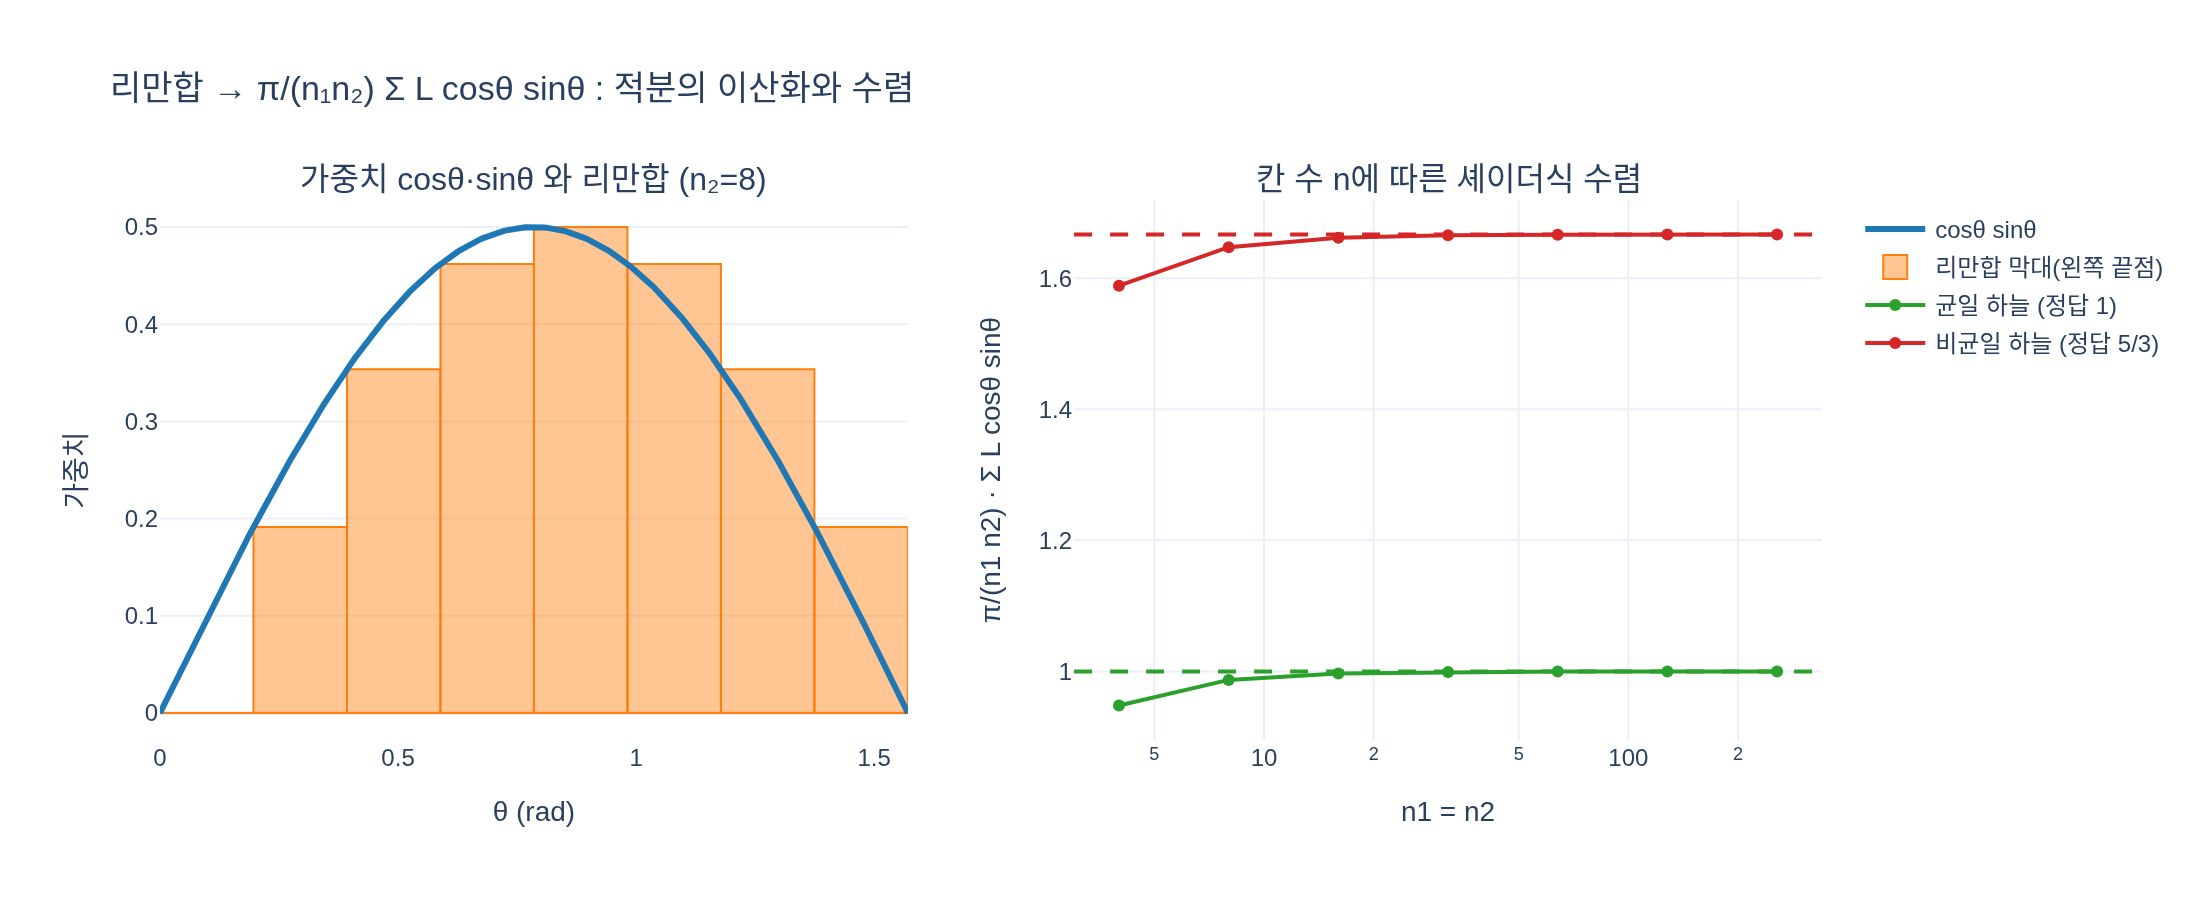

Python code for this plot:
# %% [markdown]
# # 리만합으로 바꾼 Irradiance 계산식 검증
#
# 목표식:
# $$\frac{1}{\pi}\int_{0}^{2\pi}\!\!\int_{0}^{\pi/2} L(\theta,\phi)\cos\theta\sin\theta\,d\theta\,d\phi
# \;\approx\;\frac{1}{\pi}\frac{2\pi}{n_1}\frac{\pi/2}{n_2}\sum\sum L\cos\theta\sin\theta
# \;=\;\frac{\pi}{n_1 n_2}\sum_{\phi}^{n_1}\sum_{\theta}^{n_2} L\cos\theta\sin\theta$$
#
# 단계별로 (1) 상수 정리, (2) 균일 하늘($L\equiv1$)에서 수렴, (3) 비균일 하늘에서 셰이더식 vs 정밀적분, (4) 시각화.

# %%
# 필요 패키지: numpy, plotly, kaleido
import numpy as np
import plotly.graph_objects as go
from pathlib import Path

def _show(fig):
    try:
        from IPython import get_ipython
        if get_ipython() is not None:  # VSCode 셀/Jupyter에서만 렌더링
            fig.show()
    except ImportError:
        pass

OUT_DIR = Path(__file__).resolve().parent if "__file__" in globals() else Path(".")

# %% [markdown]
# ## 1. 상수 정리: $\frac{1}{\pi}\cdot\frac{2\pi}{n_1}\cdot\frac{\pi/2}{n_2} = \frac{\pi}{n_1 n_2}$ 인지 수치로 확인

# %%
for n1, n2 in [(10, 5), (64, 32), (251, 63)]:
    lhs = (1 / np.pi) * (2 * np.pi / n1) * ((np.pi / 2) / n2)
    rhs = np.pi / (n1 * n2)
    print(f"n1={n1:4d} n2={n2:3d}  lhs={lhs:.10f}  rhs={rhs:.10f}  same={np.isclose(lhs, rhs)}")
# 출력: n1=  10 n2=  5  lhs=0.0628318531  rhs=0.0628318531  same=True
# 출력: n1=  64 n2= 32  lhs=0.0015339808  rhs=0.0015339808  same=True
# 출력: n1= 251 n2= 63  lhs=0.0001986715  rhs=0.0001986715  same=True

# %% [markdown]
# ## 2. 셰이더식 구현
# 원문 HLSL과 같은 구조: 두 반복문으로 $L\cos\theta\sin\theta$를 누적하고, 마지막에 `PI * sum / numSample`.

# %%
def shader_irradiance(L, n1, n2):
    """L(theta, phi) -> 밝기. 리만합(왼쪽 끝점) 방식으로 셰이더식을 계산."""
    phis = np.arange(n1) * (2 * np.pi / n1)
    thetas = np.arange(n2) * ((np.pi / 2) / n2)
    TH, PH = np.meshgrid(thetas, phis, indexing="ij")
    acc = np.sum(L(TH, PH) * np.cos(TH) * np.sin(TH))
    num_sample = n1 * n2
    return np.pi * acc / num_sample

# 균일 하늘 L≡1: 해석적 정답은 (1/π)·2π·(1/2) = 1
L_uniform = lambda th, ph: np.ones_like(th)
for n in [4, 16, 64, 256]:
    print(f"n1=n2={n:4d}  shader={shader_irradiance(L_uniform, n, n):.6f}  exact=1.000000")
# 출력: n1=n2=   4  shader=0.948059  exact=1.000000
# 출력: n1=n2=  16  shader=0.996785  exact=1.000000
# 출력: n1=n2=  64  shader=0.999799  exact=1.000000
# 출력: n1=n2= 256  shader=0.999987  exact=1.000000

# %% [markdown]
# 칸 수를 키우면 1로 수렴한다. 오차는 $\theta$ 방향의 리만합 오차이며, $\phi$ 방향은 피적분함수가
# $\phi$에 무관하므로 오차가 없다. 가중치 $\cos\theta\sin\theta$가 양 끝($0,\pi/2$)에서 모두 0이라
# 왼쪽 끝점 합이 사다리꼴 규칙과 같아져 오차가 $O(1/n_2^2)$로 빠르게 줄어든다.

# %% [markdown]
# ## 3. 비균일 하늘: 위쪽이 밝은 하늘 $L = 1 + \cos\theta + 0.5\sin\theta\cos\phi$
# 정밀한 참값은 $\theta,\phi$ 각각 5000칸의 중점 규칙으로 계산해 비교.

# %%
L_sky = lambda th, ph: 1.0 + np.cos(th) + 0.5 * np.sin(th) * np.cos(ph)

def midpoint_reference(L, n=5000):
    dphi, dth = 2 * np.pi / n, (np.pi / 2) / n
    phis = (np.arange(n) + 0.5) * dphi
    thetas = (np.arange(n) + 0.5) * dth
    TH, PH = np.meshgrid(thetas, phis, indexing="ij")
    return (1 / np.pi) * np.sum(L(TH, PH) * np.cos(TH) * np.sin(TH)) * dth * dphi

ref = midpoint_reference(L_sky)
print(f"reference = {ref:.6f}   (해석값: 1 + 2/3 = {1 + 2/3:.6f})")
ns = [4, 8, 16, 32, 64, 128, 256]
errs = []
for n in ns:
    v = shader_irradiance(L_sky, n, n)
    errs.append(abs(v - ref))
    print(f"n1=n2={n:4d}  shader={v:.6f}  abs_err={errs[-1]:.2e}")
# 출력: reference = 1.666667   (해석값: 1 + 2/3 = 1.666667)
# 출력: n1=n2=   4  shader=1.588546  abs_err=7.81e-02
# 출력: n1=n2=   8  shader=1.647328  abs_err=1.93e-02
# 출력: n1=n2=  16  shader=1.661844  abs_err=4.82e-03
# 출력: n1=n2=  32  shader=1.665462  abs_err=1.21e-03
# 출력: n1=n2=  64  shader=1.666365  abs_err=3.01e-04
# 출력: n1=n2= 128  shader=1.666591  abs_err=7.53e-05
# 출력: n1=n2= 256  shader=1.666648  abs_err=1.88e-05

# %% [markdown]
# 오차가 $n$이 2배가 될 때마다 약 1/4로 줄어 $O(1/n^2)$ 수렴을 보인다. 원문 셰이더의
# `SampleDelta = 0.025`는 $n_1\approx251,\ n_2\approx63$에 해당한다.

# %% [markdown]
# ## 4. 시각화
# 왼쪽: 피적분함수의 가중치 $\cos\theta\sin\theta$ 와 리만합 막대(왼쪽 끝점, $n_2=8$).
# 오른쪽: 균일/비균일 하늘에서 칸 수에 따른 수렴.

# %%
from plotly.subplots import make_subplots

fig = make_subplots(rows=1, cols=2,
                    subplot_titles=("가중치 cosθ·sinθ 와 리만합 (n₂=8)",
                                    "칸 수 n에 따른 셰이더식 수렴"))
th_fine = np.linspace(0, np.pi / 2, 400)
fig.add_trace(go.Scatter(x=th_fine, y=np.cos(th_fine) * np.sin(th_fine), mode="lines",
                         name="cosθ sinθ", line=dict(color="#1f77b4", width=3)), row=1, col=1)
n2 = 8
dth = (np.pi / 2) / n2
th_left = np.arange(n2) * dth
fig.add_trace(go.Bar(x=th_left + dth / 2, y=np.cos(th_left) * np.sin(th_left), width=dth,
                     name="리만합 막대(왼쪽 끝점)", marker=dict(color="rgba(255,127,14,0.45)",
                     line=dict(color="#ff7f0e", width=1))), row=1, col=1)

vals_uniform = [shader_irradiance(L_uniform, n, n) for n in ns]
vals_sky = [shader_irradiance(L_sky, n, n) for n in ns]
fig.add_trace(go.Scatter(x=ns, y=vals_uniform, mode="lines+markers", name="균일 하늘 (정답 1)",
                         line=dict(color="#2ca02c")), row=1, col=2)
fig.add_trace(go.Scatter(x=ns, y=vals_sky, mode="lines+markers", name="비균일 하늘 (정답 5/3)",
                         line=dict(color="#d62728")), row=1, col=2)
fig.add_hline(y=1.0, line=dict(dash="dash", color="#2ca02c"), row=1, col=2)
fig.add_hline(y=ref, line=dict(dash="dash", color="#d62728"), row=1, col=2)
fig.update_xaxes(title_text="θ (rad)", row=1, col=1)
fig.update_yaxes(title_text="가중치", row=1, col=1)
fig.update_xaxes(title_text="n1 = n2", type="log", row=1, col=2)
fig.update_yaxes(title_text="π/(n1 n2) · Σ L cosθ sinθ", row=1, col=2)
fig.update_layout(width=1100, height=450, template="plotly_white",
                  title_text="리만합 → π/(n₁n₂) Σ L cosθ sinθ : 적분의 이산화와 수렴")
_show(fig)
fig.write_image(str(OUT_DIR / "expy.png"), scale=2)
print("saved:", OUT_DIR / "expy.png")
# 출력: saved: /home/sungwoo/projects/swcho/nerfstudio/fm/.fm/hints/a276bfe9-3ede-417a-b656-6c413083c585/expy.png
